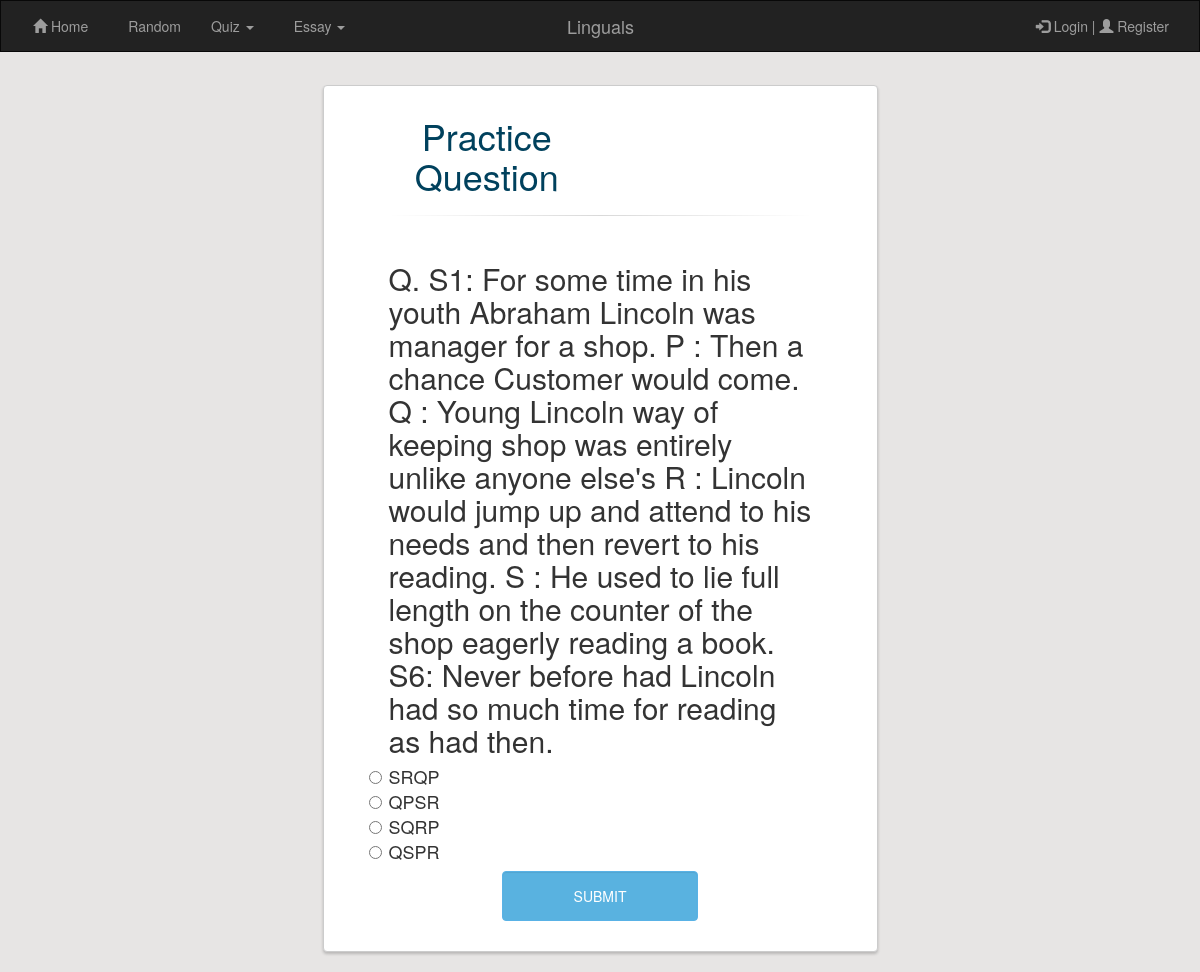
/index.php/chat/practice, run on the app's committed database.
### tables this page shows
CREATE TABLE `quiz` (
  `id` int(11) NOT NULL,
  `ques` varchar(2000) NOT NULL,
  `option_a` varchar(500) NOT NULL,
  `option_b` varchar(500) NOT NULL,
  `option_c` varchar(500) NOT NULL,
  `answer` varchar(500) NOT NULL,
  `explanation` varchar(3500) NOT NULL
);

### application/controllers/chat.php (called while the page is built, shortened)
<?php
class chat extends CI_controller{
	public function practice(){
		$data['questions']=$this->mhome->get_practice();
		$data['results']="";
		$this->load->view('quiz_practice_view.php',$data);
	}
}
?>

### index.php (called while the page is built, shortened)
<?php
require_once BASEPATH.'core/CodeIgniter.php';

### application/models/mhome.php (called while the page is built, shortened)
<?php
class mhome extends CI_Model{
	function get_practice(){
		$query=$this->db->order_by('ques,option_a,option_b,option_c,answer', 'random')->get('quiz');
		return($query->result());
	}
}
?>

### application/views/quiz_practice_view.php (the view, shortened to what this page needs)
<!DOCTYPE html>
<html>
<head>
	<link rel="stylesheet" href="<?php echo base_url("assets/css/bootstrap.css"); ?>" />
	<link href="//netdna.bootstrapcdn.com/font-awesome/4.0.3/css/font-awesome.css" rel="stylesheet"/>
</head>
<body>
	<nav class="navbar navbar-inverse sticky" style="border-radius:0;">
  <div class="container-fluid">
    <div class="navbar-header">
      <a class="navbar-brand" href="#" style="pointer-events: none; cursor: default;">Linguals</a>
    </div>
    <div class="collapse navbar-collapse" id="myNavbar">
      <ul class="nav navbar-nav">
      <li class="active1"><a href="<?php echo base_url();?>index.php/chat"><span class="glyphicon glyphicon-home"></span> Home</a></li>
      <li><a class="random" href="<?php echo base_url(); ?>index.php/chat/random">Random</a></li>
      <li class="dropdown">
        <a class="dropdown-toggle" data-toggle="dropdown" href="#">Quiz
        <span class="caret"></span></a>
      </li>
      <li class="dropdown">
        <a class="dropdown-toggle" data-toggle="dropdown" href="#">Essay
        <span class="caret"></span></a>
      </li>
    </ul>
      <?php if(!($this->session->userdata('logged_in'))){ ?>
    <ul class="nav navbar-nav navbar-right">
      <li><a href="<?php echo base_url();?>index.php/chat/login"><span class="glyphicon glyphicon-log-in"></span> Login | <span class="glyphicon glyphicon-user"></span> Register</a></li>
    <?php
    } ?>
    </div>
  </div>
</nav>
<div class="container">
      <div class="row">
      <div class="col-md-6 col-md-offset-3">
        <div class="panel panel-login">
          <div class="panel-heading">
            <div class="row">
              <div class="col-xs-6">
                <h1>Practice Question</h1>
              </div>
              </div>
            <hr>
          </div>
          <div class="panel-body">
            <div class="row">
              <div class="col-lg-12">
                  <?php if (is_array($questions) || is_object($questions)){
                    foreach($questions as $question){
                      $temp=$question->id;
                      $ans_array= array($question->option_a , $question->option_b , $question->option_c , $question->answer);
                      shuffle($ans_array); ?>
                <form id="login-form" action="<?php echo base_url(); ?>index.php/chat/practice_submit/<?=$temp?>" method="post" role="form" style="display: block;">
                  <?php echo '<h2> Q. '.$question->ques.'</h2>';?>
                  <div class="radio">
                      <input type="radio" name="<?=$temp?>" class="options" id="option_a" value="<?=$ans_array[0] ?>"> <?php echo '<h4>'.$ans_array[0].'</h4>';?>
                  </div>
                  <div class="radio">
                      <input type="radio" name="<?=$temp?>" class="options" id="option_b" value="<?=$ans_array[1] ?>"> <?php echo '<h4>'.$ans_array[1].'</h4>';?>
                  </div>
                  <div class="radio">
                      <input type="radio" name="<?=$temp?>" class="options" id="option_c" value="<?=$ans_array[2] ?>"> <?php echo '<h4>'.$ans_array[2].'</h4>';?>
                  </div>
                  <div class="radio">
                      <input type="radio" name="<?=$temp?>" class="options" id="option_d" value="<?=$ans_array[3] ?>"> <?php echo '<h4>'.$ans_array[3].'</h4>';?>
                  </div>
                  <div class="form-group">
                    <div class="row">
                      <div class="col-sm-6 col-sm-offset-3">
                        <input type="submit" name="submit" id="login-submit" tabindex="4" class="form-control btn btn-login" value="Submit">
                      </div>
                    </div>
                  </div>
                </form>
              </div>
            </div>
          </div>
        </div>
      </div>
    </div>
  </div>
    <?php break;
}
}
?>
</body>
</html>

### application/views/quiz_practice_view.php (style rules this page uses)
.navbar-brand { position: absolute; left: 47.25%; }
.navbar-collapse { padding-left:12px; }
.container-fluid { padding-left:5px; }
.active1, .dropdown, .random { padding-right:25px; padding-right:10px; }
body { background-color:#e7e5e4; background-repeat: no-repeat; background-attachment:fixed; background-size: cover; }
.panel-login { padding:0px 50px; border-color: #ccc; -webkit-box-shadow: 0px 2px 3px 0px rgba(0,0,0,0.2); -moz-box-shadow: 0px 2px 3px 0px rgba(0,0,0,0.2); box-shadow: 0px 2px 3px 0px rgba(0,0,0,0.2); }
.panel-login>.panel-heading { color: #00415d; background-color: #fff; border-color: #fff; text-align:center; float: none; display: block; margin: 0 auto; }
.panel-login>.panel-heading hr { margin-top: 10px; margin-bottom: 0px; clear: both; border: 0; height: 1px; background-image: -webkit-linear-gradient(left,rgba(0, 0, 0, 0),rgba(0, 0, 0, 0.15),rgba(0, 0, 0, 0)); background-image: -moz-linear-gradient(left,rgba(0,0,0,0),rgba(0,0,0,0.15),rgba(0,0,0,0)); background-image: -ms-linear-gradient(left,rgba(0,0,0,0),rgba(0,0,0,0.15),rgba(0,0,0,0)); background-image: -o-linear-gradient(left,rgba(0,0,0,0),rgba(0,0,0,0.15),rgba(0,0,0,0)); }
.btn-login { background-color: #59B2E0; outline: none; color: #fff; font-size: 14px; height: auto; font-weight: normal; padding: 14px 0; text-transform: uppercase; border-color: #59B2E6; }
.sticky { position:fixed; top: 0; width: 100%; z-index:999; }

### data on the page
quiz: ques "S1: For some time in his youth Abraham Lincoln was manager for a shop. P : Then a chance Customer would come. Q : Young Lincoln way of keeping shop was entirely unlike anyone else's R : Lincoln would jump up and attend to his needs and then revert to his reading. S : He used to lie full length on the counter of the shop eagerly reading a book. S6: Never before had Lincoln had so much time for reading as had then.", option_a "SRQP", option_c "QPSR", option_b "SQRP", answer "QSPR"
